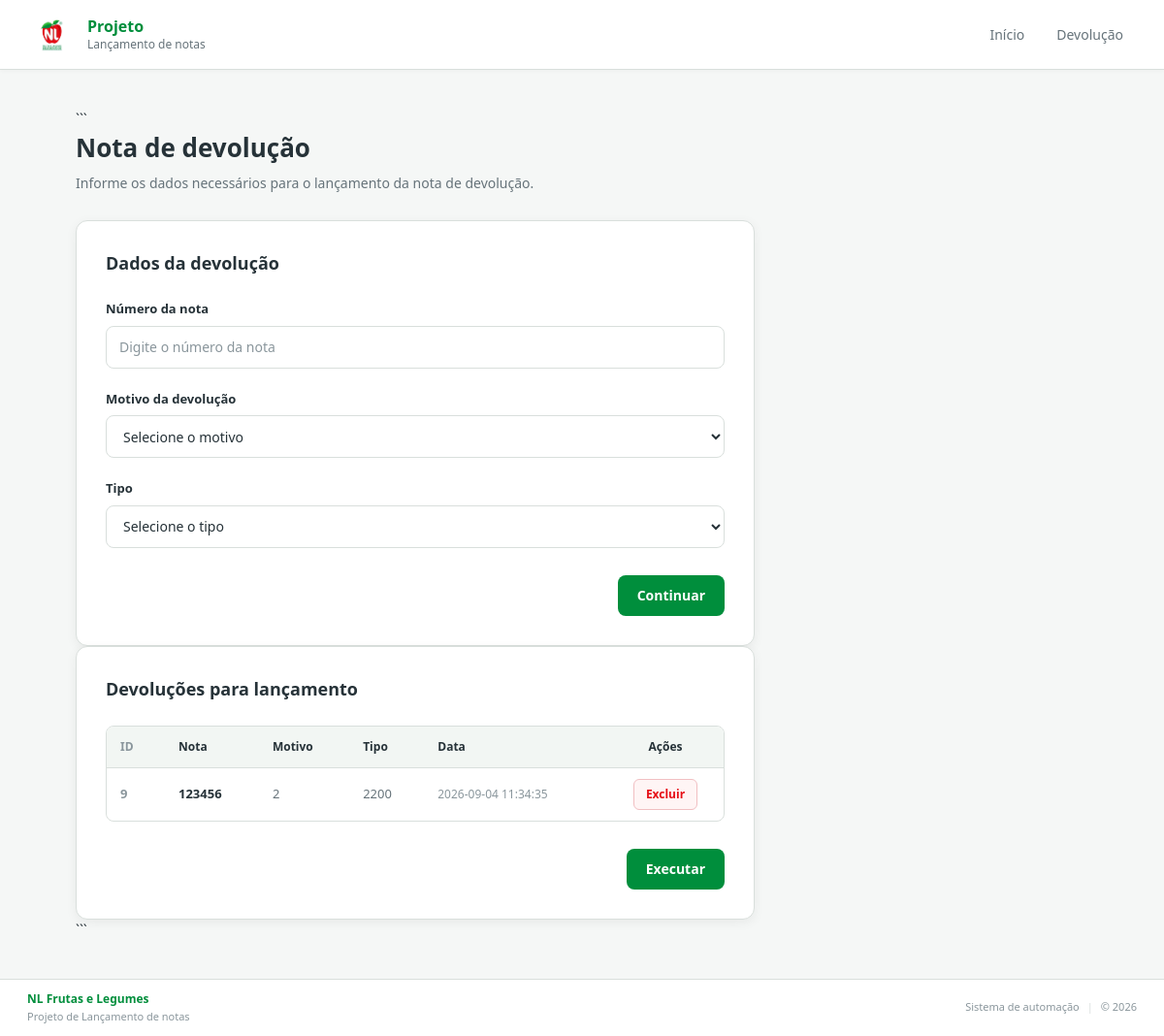
Page /devolucao on the earlier database version.
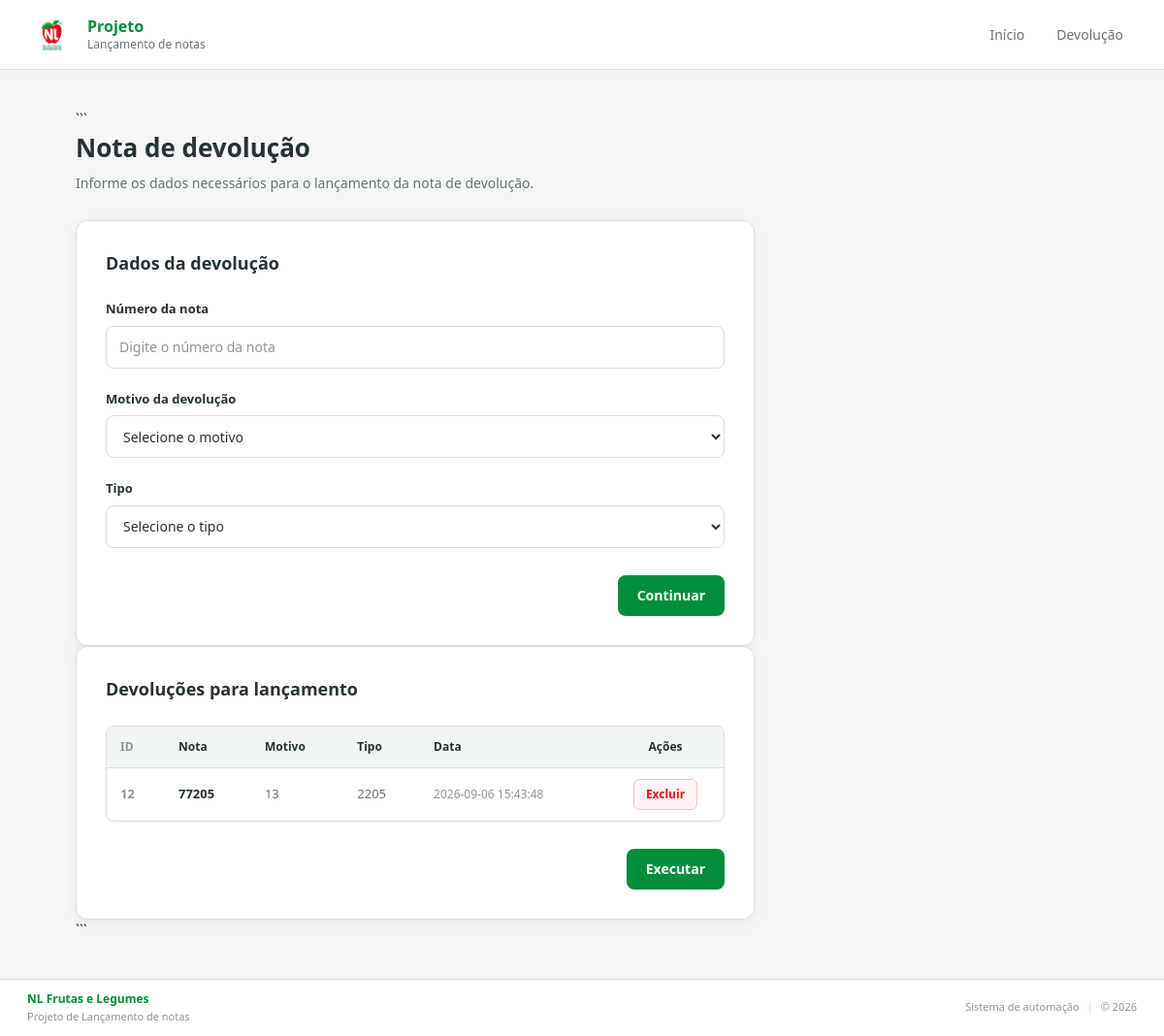
Same page on the later database version.
### tables this page shows
CREATE TABLE devolucoes (

            id INTEGER PRIMARY KEY AUTOINCREMENT,

            numero_nota INTEGER NOT NULL,

            motivo INTEGER NOT NULL,

            tipo INTEGER NOT NULL,

            data_lancamento DATETIME DEFAULT CURRENT_TIMESTAMP

        );

### main.py (the view, shortened to what this page needs)
@app.route("/devolucao", methods=["GET", "POST"])
def devolucao():
    devolucoes = listar_devolucoes()
    return render_template(
        "devolucao.html",
        devolucoes=devolucoes
    )

### database.py (called while the page is built)
def conectar():
    PASTA_DATABASE.mkdir(parents=True,exist_ok=True)
    conexao = sqlite3.connect(ARQUIVO_DATABASE)
    conexao.row_factory = sqlite3.Row
    return conexao

def listar_devolucoes():
    conexao = conectar()
    cursor = conexao.cursor()
    cursor.execute("""
        SELECT
            id,
            numero_nota,
            motivo,
            tipo,
            data_lancamento
        FROM devolucoes
        ORDER BY id DESC
    """)
    devolucoes = cursor.fetchall()
    conexao.close()
    return [
        dict(devolucao)
        for devolucao in devolucoes
    ]

### templates/devolucao.html (shortened to what this page needs)
{% extends "base.html" %}
{% block content %}
<section class="devolucao">
```
<div class="page-title">
    <h1>Nota de devolução</h1>
    <p>Informe os dados necessários para o lançamento da nota de devolução.</p>
</div>
<div class="form-card">
    <h2>Dados da devolução</h2>
    <form method="POST" action="{{ url_for('devolucao') }}">
        <div class="form-group">
            <label for="numero_nota">Número da nota</label>
            <input type="number" id="numero_nota" name="numero_nota" placeholder="Digite o número da nota" min="1" required>
        </div>
        <div class="form-group">
            <label for="motivo">Motivo da devolução</label>
            <select id="motivo" name="motivo" required>
                <option value="" selected disabled>Selecione o motivo</option>
            </select>
        </div>
        <div class="form-group">
            <label for="tipo">Tipo</label>
            <select id="tipo" name="tipo" required>
                <option value="" selected disabled>Selecione o tipo</option>
            </select>
        </div>
        <div class="form-actions">
            <button type="submit" class="btn-primary">Continuar</button>
        </div>
    </form>
</div>
{% if devolucoes %}
<div class="form-card">
    <h2>
        Devoluções para lançamento
    </h2>
    <div class="table-container">
        <table>
            <thead>
                <tr>
                    <th>ID</th>
                    <th> Nota</th>
                    <th>Motivo</th>
                    <th>Tipo</th>
                    <th>Data</th>
                    <th>Ações</th>
                </tr>
            </thead>
            <tbody>
                {% for devolucao in devolucoes %}
                <tr>
                    <td>{{ devolucao.id }}</td>
                    <td>{{ devolucao.numero_nota }}</td>
                    <td>{{ devolucao.motivo }}</td>
                    <td>{{ devolucao.tipo }}</td>
                    <td>{{ devolucao.data_lancamento }}</td>
                    <td>
                        <form method="POST"
                              action="{{ url_for('excluir_devolucao_rota', id_devolucao=devolucao.id) }}"
                              onsubmit="return confirm('Deseja realmente excluir esta devolução?');"
                        >
                            <button type="submit" class="btn-danger">Excluir</button>
                        </form>
                    </td>
                </tr>
                {% endfor %}
            </tbody>
        </table>
    </div>
    <div class="form-actions">
        <form method="POST" action="{{ url_for('executar_devolucao') }}">
            <button type="submit" class="btn-primary">Executar</button>
        </form>
    </div>
</div>
{% endif %}
```
</section>
{% endblock %}

### templates/base.html (shortened to what this page needs)
<!DOCTYPE html>
<html lang="pt-BR">
<head>
    <link rel="stylesheet" href="{{ url_for('static', filename='style.css') }}">
</head>
<body>
    <div class="app">
        {% include "components/header.html" %}
        <main class="main">
            {% block content %}
            {% endblock %}
        </main>
        {% include "components/footer.html" %}
    </div>
</body>
</html>

### templates/components/header.html
<header class="header">
    <div class="header-container">
        <a href="{{ url_for('index') }}" class="header-brand">
        <img src="{{ url_for('static', filename='logo.png') }}" alt="NL Frutas e Legumes" class="brand-logo">
            <div class="brand-text">
                <span class="brand-title">Projeto</span>
                <span class="brand-subtitle">Lançamento de notas</span>
            </div>
        </a>
        <nav class="header-navigation">
            <a href="{{ url_for('index') }}" class="navigation-link">Início</a>
            <a href="{{ url_for('devolucao') }}" class="navigation-link">Devolução</a>
        </nav>
    </div>
</header>

### templates/components/footer.html
<footer class="footer">
    <div class="footer-container">
        <div class="footer-brand">
            <span class="footer-brand-title">NL Frutas e Legumes</span>
            <span class="footer-brand-subtitle">Projeto de Lançamento de notas</span>
        </div>
        <div class="footer-info">
            <span>Sistema de automação</span>
            <span class="footer-separator">|</span>
            <span>© 2026</span>
        </div>
    </div>
</footer>

Differences in the rows shown:
removed devolucoes: id "9", numero_nota "123456", motivo "2", tipo "2200", data_lancamento "2026-09-04 11:34:35"
added devolucoes: id "12", numero_nota "77205", motivo "13", tipo "2205", data_lancamento "2026-09-06 15:43:48"
